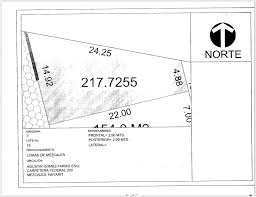
#> input picture ProyectoLotes/images.jpeg, 256 x 197 px
$ python TecnicaHoughv1.py
#> lines starting #> are read from the running program, lines starting #| are printed output that depends on the picture; after the words box and inside, x2 and y2 are one past the last pixel; in counts of white or black regions, pixels touching at a corner belong together
import cv2
import numpy as np
import matplotlib.pyplot as plt


# 1. Cargar imagen y convertir a escala de grises
img = cv2.imread('images.jpeg')
#> img is the input picture: shape (197, 256, 3); mean B, G, R 243.3, 243.3, 243.3
gray = cv2.cvtColor(img, cv2.COLOR_BGR2GRAY)


# 2. Detectar bordes (Canny) el gradiente maximo de canny es 150
edges = cv2.Canny(gray, 130, 150, apertureSize=3)
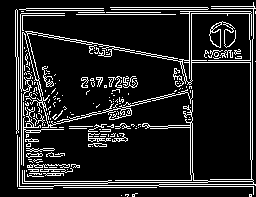
#> edges: shape (197, 256); 13% white in thin lines or dots

# 3. Aplicar Transformada de Hough para líneas
#rho=1  Resolución de distancia en píxeles (precisión para detectar líneas).#
lines = cv2.HoughLines(edges, 1, np.pi/180, threshold=100)
#> lines = 39 rows, first 8: [180, 1.59], [7, 1.59], [9, 1.59], [181, 1.57], [182, 1.59], [183, 1.55], [186, 1.57], [26, 1.75]

# 4. Dibujar las líneas detectadas
if lines is not None:
    for rho, theta in lines[:, 0]:
        a = np.cos(theta)
        b = np.sin(theta)
        x0 = a * rho
        y0 = b * rho
        x1 = int(x0 + 1000 * (-b))
        y1 = int(y0 + 1000 * (a))
        x2 = int(x0 - 1000 * (-b))
        y2 = int(y0 - 1000 * (a))
        cv2.line(img, (x1, y1), (x2, y2), (0, 255, 255), 1)
#> this loop made 39 passes
#> (rho, theta, a, b, x0, y0, x1, y1) on passes 1 to 12: (180, 1.59, -0.0175, 1, -3.14, 180, -1002, 162), (7, 1.59, -0.0175, 1, -0.122, 7, -999, -10), (9, 1.59, -0.0175, 1, -0.157, 9, -1000, -8), (181, 1.57, -4.37e-08, 1, -7.91e-06, 181, -1000, 180), (182, 1.59, -0.0175, 1, -3.18, 182, -1003, 164), (183, 1.55, 0.0175, 1, 3.19, 183, -996, 200), (186, 1.57, -4.37e-08, 1, -8.13e-06, 186, -1000, 185), (26, 1.75, -0.174, 0.985, -4.51, 25.61, -989, -148), (250, 0, 1, 0, 250, 0, 250, 1000), (-19, 3.12, -1, 0.0175, 19, -0.332, 1, -1000), (252, 0, 1, 0, 252, 0, 252, 1000), (187, 1.54, 0.0349, 0.999, 6.53, 186.9, -992, 221)
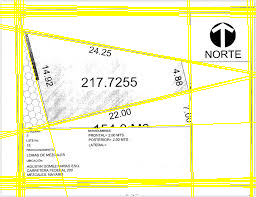
#> img: shape (197, 256, 3); 14.1% of pixels changed, all inside (x1, y1, x2, y2) = (0, 0, 256, 197)

# 5. Mostrar resultados

    plt.figure(figsize=(18, 6))

    plt.subplot(1,3, 1)
    plt.imshow(cv2.cvtColor(gray, cv2.COLOR_BGR2RGB))
    plt.title('Imagen Original')
    plt.axis('off')

    plt.subplot(1, 3, 2)
    plt.imshow(edges, cmap='gray')
    plt.title(f'Canny')
    plt.axis('off')


    plt.subplot(1, 3, 3)
    plt.imshow(img, cmap='gray')
    plt.title(f'lineas detectadas')
    plt.axis('off')

    plt.tight_layout()
    plt.show()
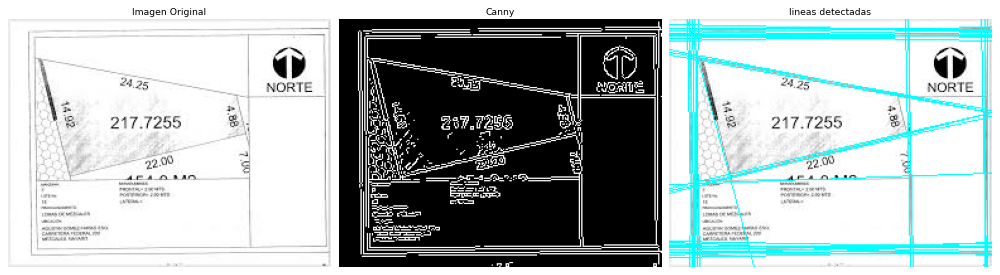
#> figure drawn by matplotlib, 3 panels; B, G, R data is drawn as R, G, B

$ run again, with ProyectoLotes/Loteprueba.jpeg copied over ProyectoLotes/images.jpeg
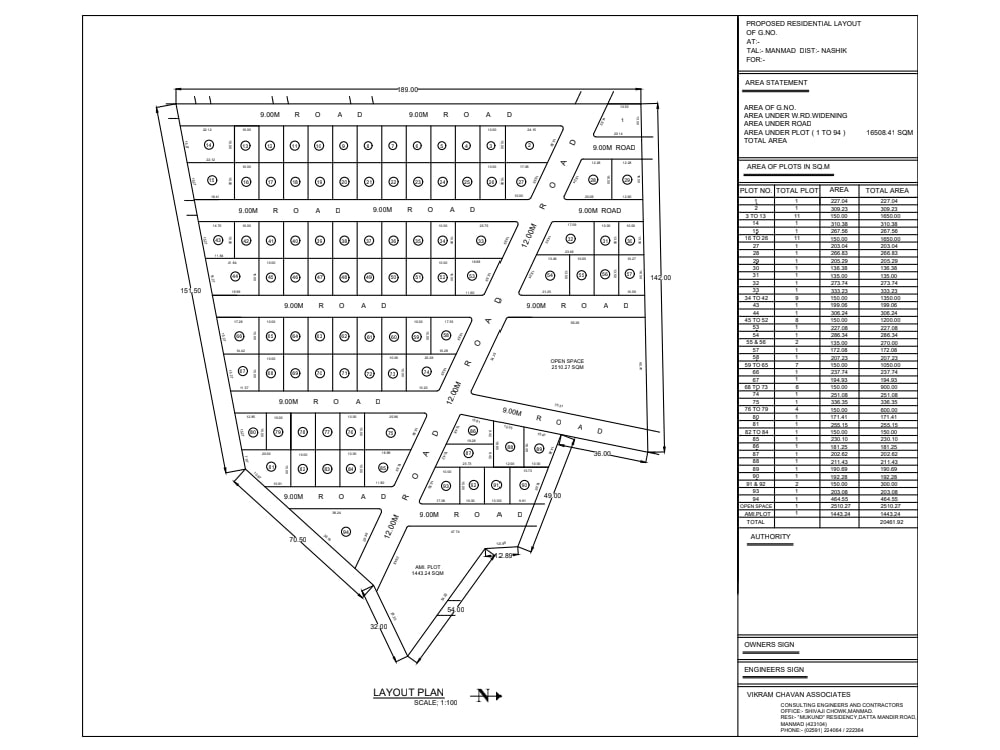
#> input picture ProyectoLotes/Loteprueba.jpeg, 1000 x 750 px
#> img is the input picture: shape (750, 1000, 3); min 0, max 255, mean 240.6
#> `edges = cv2.Canny(gray, 130, 150, apertureSize=3)`:
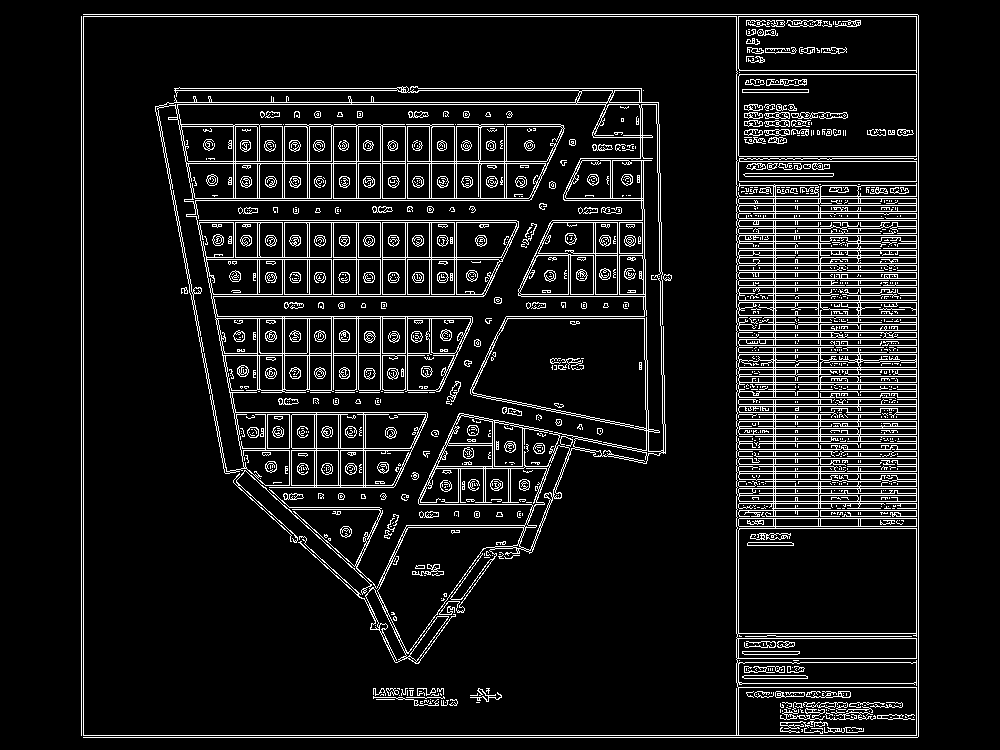
#> edges: shape (750, 1000); 9.3% white in thin lines or dots, all inside (x1, y1, x2, y2) = (81, 14, 919, 738)
#> the loop `for rho, theta in lines[:, 0]:` made 10593 passes
#> (rho, theta, a, b, x0, y0, x1, y1) on passes 1 to 3: (735, 1.57, -4.37e-08, 1, -3.21e-05, 735, -1000, 734), (14, 1.57, -4.37e-08, 1, -6.12e-07, 14, -1000, 13), (16, 1.57, -4.37e-08, 1, -6.99e-07, 16, -1000, 15)
#> `plt.show()`:
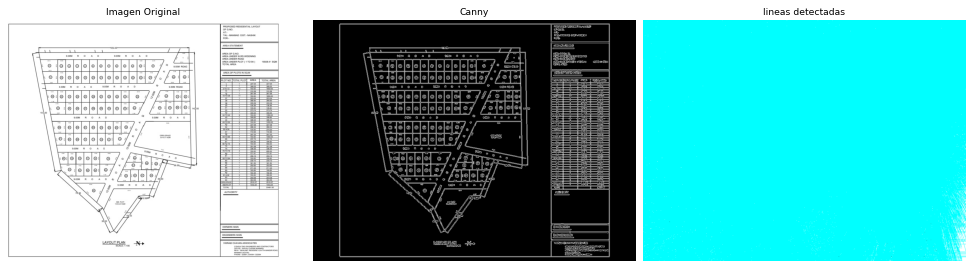
#> figure drawn by matplotlib, 3 panels; B, G, R data is drawn as R, G, B

$ run again, with ProyectoLotes/hoja.jpeg copied over ProyectoLotes/images.jpeg
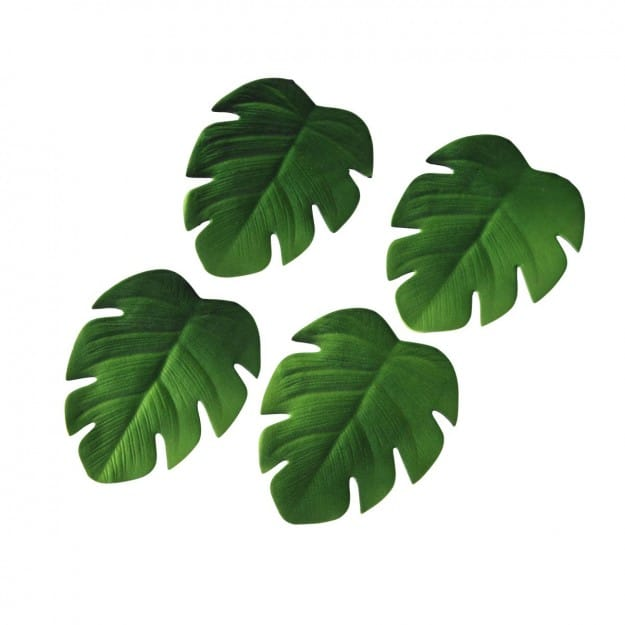
#> input picture ProyectoLotes/hoja.jpeg, 625 x 625 px
#> img is the input picture: shape (625, 625, 3); mean B, G, R 192.3, 207.4, 196.4
#> `edges = cv2.Canny(gray, 130, 150, apertureSize=3)`:
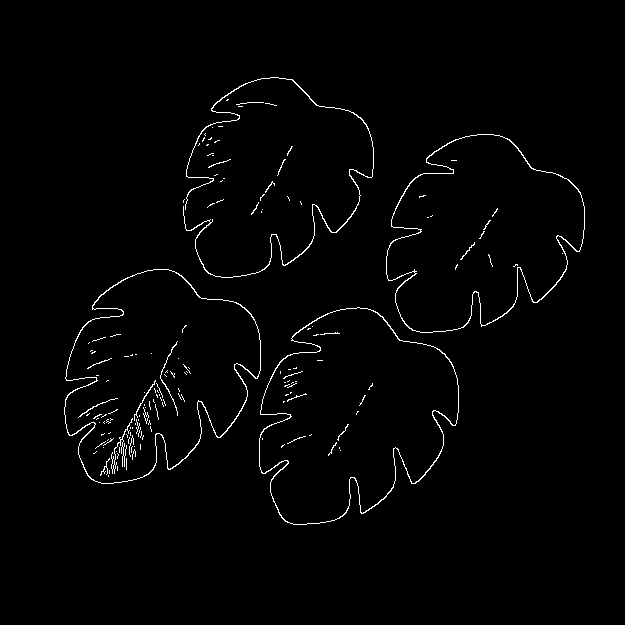
#> edges: shape (625, 625); 1.5% white in thin lines or dots, all inside (x1, y1, x2, y2) = (64, 77, 585, 525)
#> lines = [[324, 0.524]]
#> the loop `for rho, theta in lines[:, 0]:` made 1 pass
#> (rho, theta, a, b, x0, y0, x1, y1) on pass 1: (324, 0.524, 0.866, 0.5, 280.6, 162, -219, 1028)
#> `plt.show()`:
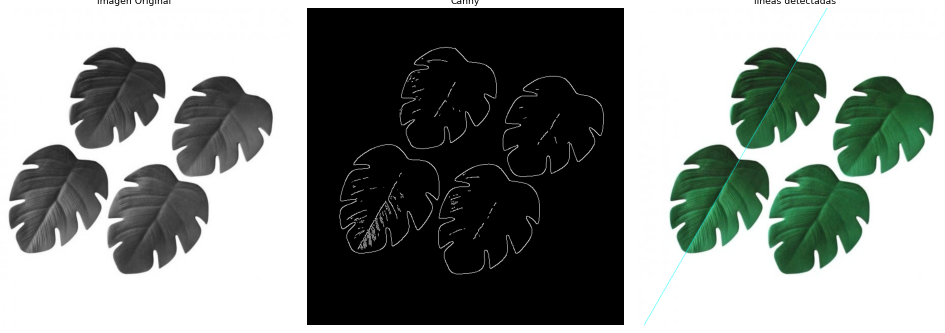
#> figure drawn by matplotlib, 3 panels; B, G, R data is drawn as R, G, B
